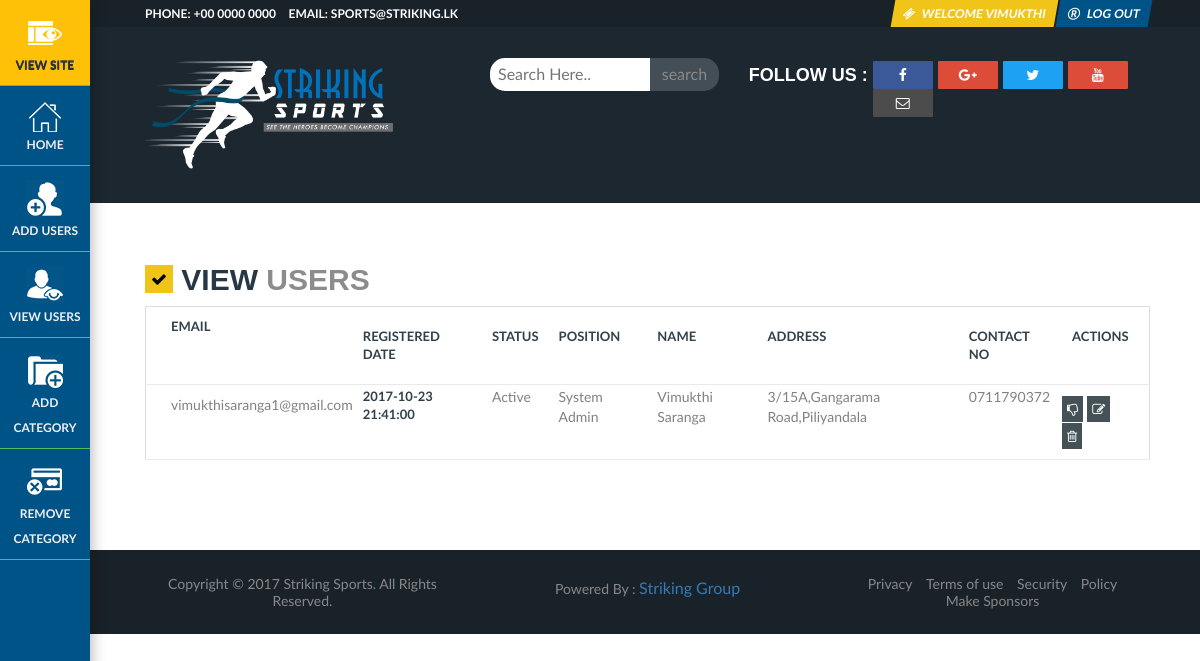
The app's page /StrikingSports/src/viewUsers.php (signed in) with its own data.
### tables this page shows
CREATE TABLE `staff` (
  `email` varchar(100) NOT NULL,
  `password` varchar(32) DEFAULT NULL,
  `previous_password` varchar(32) DEFAULT NULL,
  `registered_date_time` datetime DEFAULT NULL,
  `status` int(11) DEFAULT NULL,
  `login_attempt` int(11) DEFAULT NULL,
  `contact_no` varchar(10) DEFAULT NULL,
  `address_address_id` int(11) NOT NULL,
  `name_name_id` int(11) NOT NULL,
  `position` int(11) NOT NULL DEFAULT '1',
  PRIMARY KEY (`email`),
  UNIQUE KEY `email_UNIQUE` (`email`),
  KEY `fk_staff_address_idx` (`address_address_id`),
  KEY `fk_staff_name1_idx` (`name_name_id`),
  CONSTRAINT `fk_staff_address` FOREIGN KEY (`address_address_id`) REFERENCES `address` (`address_id`) ON DELETE NO ACTION ON UPDATE NO ACTION,
  CONSTRAINT `fk_staff_name1` FOREIGN KEY (`name_name_id`) REFERENCES `name` (`name_id`) ON DELETE NO ACTION ON UPDATE NO ACTION
);

CREATE TABLE `name` (
  `name_id` int(11) NOT NULL AUTO_INCREMENT,
  `first_name` varchar(20) NOT NULL,
  `second_name` varchar(20) DEFAULT NULL,
  `last_name` varchar(20) NOT NULL,
  PRIMARY KEY (`name_id`)
);

CREATE TABLE `address` (
  `address_id` int(11) NOT NULL AUTO_INCREMENT,
  `address_no` varchar(10) NOT NULL,
  `address_lane` varchar(40) NOT NULL,
  `address_city` varchar(30) NOT NULL,
  PRIMARY KEY (`address_id`)
);

### StrikingSports/src/viewUsers.php (the view, shortened to what this page needs)
<?php
if(isset($_SESSION['position']) && $_SESSION['position']==0){
?>
<!DOCTYPE html>
<html lang="en">
<?php
include_once('../ssi/header.php');
include_once('../ssi/db.php');
?>
<body style="overflow: visible;">
    <?php
		include_once('../ssi/sideMenuAdmin.php');
		include_once('../ssi/topMenuStaff.php');
		include_once('../ssi/searchBar.php');
	?>
    <section>
        <div class="lp">
            <div>
                <div class="events ev-po-1 ev-po-com inn-title">
                    <h2><i class="fa fa-check" aria-hidden="true"></i> View <span> Users</span></h2>
					<?php
                        $getUser = "SELECT * FROM staff";
                        $rGetUser = mysqli_query($con, $getUser);
                        if(mysqli_num_rows($rGetUser)!=0){
                            echo '<table class="myTable table table-responsive">
                                    <tbody>
                                        <tr>
                                            <th>Email</th>
                                            <th>Registered Date</th>
                                            <th>Status</th>
                                            <th>Position</th>
                                            <th>Name</th>
											<th>Address</th>
											<th>Contact No</th>
											<th>Actions</th>
                                        </tr>';
                            while($rowGetUser = mysqli_fetch_array($rGetUser)){
                                $userEmail = $rowGetUser['email'];
                                $date = $rowGetUser['registered_date_time'];
                                $status = $rowGetUser['status'];
                                $contact = $rowGetUser['contact_no'];
                                $address_id = $rowGetUser['address_address_id'];
                                $name_id = $rowGetUser['name_name_id'];
								$getName = "SELECT * FROM name where name_id='".$name_id."'";
								$rGetName = mysqli_query($con, $getName);
								if(mysqli_num_rows($rGetName)!=0){
									 while($rowGetName = mysqli_fetch_array($rGetName)){
										 $fName = $rowGetName['first_name'];
										 $lName = $rowGetName['last_name'];
									 }
								}
								$getAddress = "SELECT * FROM address where address_id='".$address_id."'";
								$rGetAddress = mysqli_query($con, $getAddress);
								if(mysqli_num_rows($rGetAddress)!=0){
									 while($rowGetAddress = mysqli_fetch_array($rGetAddress)){
										 $aNo = $rowGetAddress['address_no'];
										 $lane = $rowGetAddress['address_lane'];
										 $city = $rowGetAddress['address_city'];
									 }
								}
								$position = $rowGetUser['position'];
								if($position == 0){
									$position = "System Admin";
								} else if($position == 1){
									$position = "Editor";
								} else if($position == 2){
									$position = "Approver";
								}
								if($status == 0){
									$statusT = "Disabled";
								} else if($status == 1){
									$statusT = "Active";
								}
                                echo '<tr>
                                        <td>'.$userEmail.'</td>
                                        <td>'.$date.'</td>
                                        <td>'.$statusT.'</td>
                                        <td>'.$position.'</td>
                                        <td>'.$fName.' '.$lName.'</td>
										<td>'.$aNo.','.$lane.','.$city.'</td>
										<td>'.$contact.'</td>
                                        <td>';
										if($status == 0){
											echo '<span><a onclick="return confirm(\'Do You Wish to Activate The User?\');return false;" href="controller/activateUser.php?id='.$userEmail.'" class="link-btn"><i class="fa fa-thumbs-o-up" aria-hidden="true"></i></a></span>';
										} else if($status == 1){
											echo '<span><a onclick="return confirm(\'Do You Wish to Disable The User?\');return false;" href="controller/deactivateUser.php?id='.$userEmail.'" class="link-btn"><i class="fa fa-thumbs-o-down" aria-hidden="true"></i></a></span>';
										}
										echo '<span>&nbsp;</span><span><a class="link-btn" href="editStaff.php?id='.$userEmail.'"><i class="fa fa-edit" aria-hidden="true"></i></a></span>
                                        <span><a onclick="return confirm(\'Do You Wish to Delete The User Account?\');return false;" href="controller/deleteUser.php?id='.$userEmail.'" class="link-btn"><i class="fa fa-trash-o" aria-hidden="true"></i></a></span></td>
                                    </tr>';
                            }
                            echo '</tbody>
                                </table>';
                        } else {
                            echo '<div style="padding-top:75px;padding-bottom:75px;" class="text-center"><h2>No Posts To Display.</h2></div>';
                        }
                    ?>
                </div>
            </div>
        </div>
    </section>
    <?php
		include_once('../ssi/copyRights.php');
	?>
</body>
</html>
<?php
} else {
	header('Location:../404.php');
}
?>

### StrikingSports/css/mob.css (style rules this page uses)
@media screen and (max-width: 1320px) { [class~=ev-po-1] { margin-bottom:1.875pc; } }

### records on screen
staff: email "vimukthisaranga1@gmail.com", registered_date_time "2017-10-23 21:41:00", status "Active", position "System Admin", name_name.first_name "Vimukthi", name_name.last_name "Saranga", address_address.address_no "3/15A", address_address.address_lane "Gangarama Road", address_address.address_city "Piliyandala", contact_no "0711790372"

### other values on screen
$_SESSION['first_name'] "VIMUKTHI"
$year['year'] "2017"
